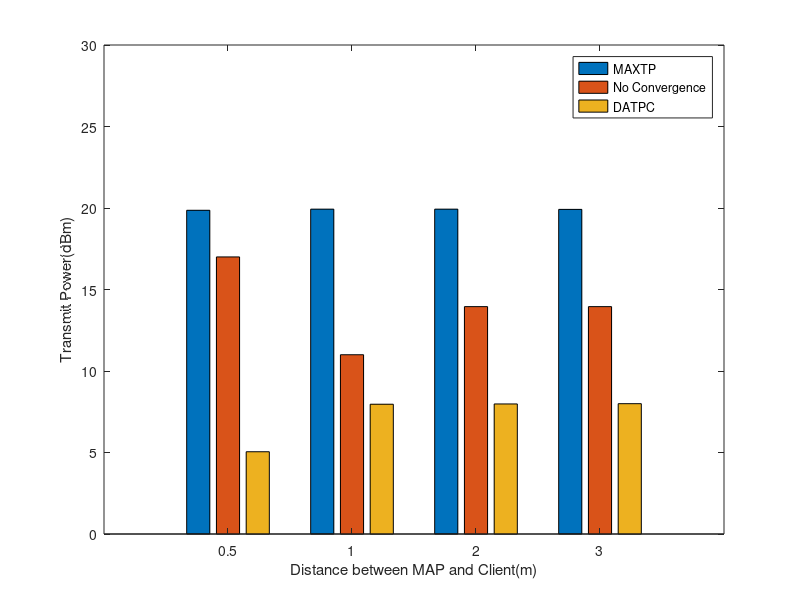

MATLAB code for this plot:
y1 = [1.9860320e+01
1.9929361e+01
1.9929361e+01
1.9915261e+01]
y2 = [1.6998537e+01
1.0998287e+01
1.3950179e+01
1.3950179e+01]
y3 = [5.0469517e+00
7.9615561e+00
7.9785013e+00
7.9954467e+00]
y = [y1 y2 y3]
bar(y)
ylim([0 30])
set(gca,'XTicklabel',{'0.5','1','2','3'})
xlabel('Distance between MAP and Client(m)')
ylabel('Transmit Power(dBm)')
legend({'MAXTP','No Convergence','DATPC'},'Location','NorthEast');
